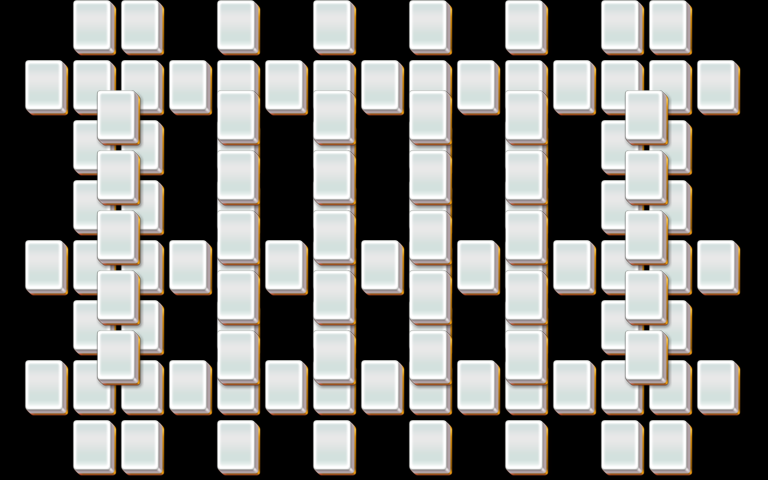

Rendered tile map (Tiled .tmx) drawn with the repository's tilesets; below, a short description and the map source with its tile grids summarised:
An orthogonal 32x16 tile map with 24x30 px tiles, 5 tile layers (layer1, layer2, layer3, layer4, ...).

<map version="1.0" orientation="orthogonal" width="32" height="16" tilewidth="24" tileheight="30">
 <properties>
  <property name="species" value="30" />
 </properties>
 <tileset firstgid="1" name="mahjong" tilewidth="48" tileheight="60">
  <image source="mahjong.png" />
 </tileset>
 <layer name="layer1" width="32" height="16">
  <data>[512 cells, 85 non-empty, 1 distinct tile ids]</data>
 </layer>
 <layer name="layer2" width="32" height="16">
  <data>[512 cells, 85 non-empty, 1 distinct tile ids]</data>
 </layer>
 <layer name="layer3" width="32" height="16">
  <data>[512 cells, 30 non-empty, 1 distinct tile ids]</data>
 </layer>
 <layer name="layer4" width="32" height="16">
  <data>[512 cells, 0 non-empty, 0 distinct tile ids]</data>
 </layer>
 <layer name="layer5" width="32" height="16">
  <data>[512 cells, 0 non-empty, 0 distinct tile ids]</data>
 </layer>
</map>
